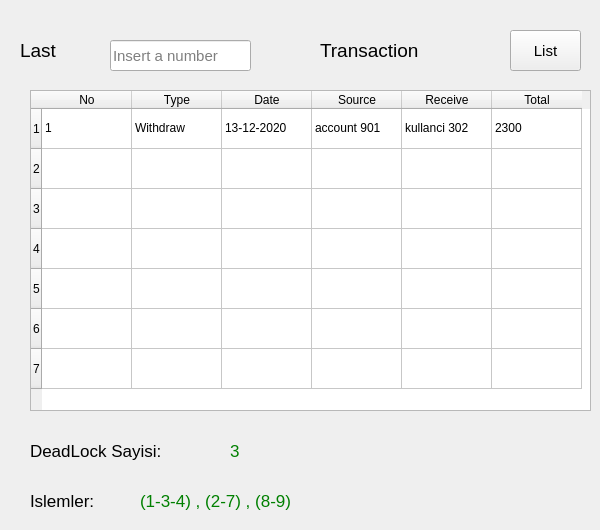
    <widget class="QWidget" name="view_transactions_widget">
     <widget class="QTableWidget" name="transactions_tableWidget">
      <property name="geometry">
       <rect>
        <x>30</x>
        <y>90</y>
        <width>561</width>
        <height>321</height>
       </rect>
      </property>
      <property name="showGrid">
       <bool>true</bool>
      </property>
      <property name="wordWrap">
       <bool>true</bool>
      </property>
      <property name="rowCount">
       <number>7</number>
      </property>
      <attribute name="horizontalHeaderMinimumSectionSize">
       <number>47</number>
      </attribute>
      <attribute name="horizontalHeaderDefaultSectionSize">
       <number>90</number>
      </attribute>
      <attribute name="verticalHeaderMinimumSectionSize">
       <number>30</number>
      </attribute>
      <attribute name="verticalHeaderDefaultSectionSize">
       <number>40</number>
      </attribute>
      <row>
       <property name="text">
        <string>1</string>
       </property>
      </row>
      <row/>
      <row/>
      <row/>
      <row/>
      <row/>
      <row/>
      <column>
       <property name="text">
        <string>No</string>
       </property>
      </column>
      <column>
       <property name="text">
        <string>Type</string>
       </property>
      </column>
      <column>
       <property name="text">
        <string>Date</string>
       </property>
      </column>
      <column>
       <property name="text">
        <string>Source</string>
       </property>
      </column>
      <column>
       <property name="text">
        <string>Receive</string>
       </property>
      </column>
      <column>
       <property name="text">
        <string>Total</string>
       </property>
      </column>
      <item row="0" column="0">
       <property name="text">
        <string>1</string>
       </property>
      </item>
      <item row="0" column="1">
       <property name="text">
        <string>Withdraw</string>
       </property>
      </item>
      <item row="0" column="2">
       <property name="text">
        <string>13-12-2020</string>
       </property>
      </item>
      <item row="0" column="3">
       <property name="text">
        <string>account 901</string>
       </property>
      </item>
      <item row="0" column="4">
       <property name="text">
        <string>kullanci 302</string>
       </property>
      </item>
      <item row="0" column="5">
       <property name="text">
        <string>2300</string>
       </property>
      </item>
     </widget>
     <widget class="QPushButton" name="pushButton_2">
      <property name="geometry">
       <rect>
        <x>510</x>
        <y>30</y>
        <width>71</width>
        <height>41</height>
       </rect>
      </property>
      <property name="font">
       <font>
        <pointsize>11</pointsize>
       </font>
      </property>
      <property name="text">
       <string>List</string>
      </property>
     </widget>
     <widget class="QLineEdit" name="lineEdit">
      <property name="geometry">
       <rect>
        <x>110</x>
        <y>40</y>
        <width>141</width>
        <height>31</height>
       </rect>
      </property>
      <property name="font">
       <font>
        <pointsize>11</pointsize>
       </font>
      </property>
      <property name="placeholderText">
       <string>Insert a number</string>
      </property>
     </widget>
     <widget class="QLabel" name="label_2">
      <property name="geometry">
       <rect>
        <x>20</x>
        <y>30</y>
        <width>81</width>
        <height>41</height>
       </rect>
      </property>
      <property name="font">
       <font>
        <pointsize>14</pointsize>
       </font>
      </property>
      <property name="text">
       <string>Last</string>
      </property>
     </widget>
     <widget class="QLabel" name="label_3">
      <property name="geometry">
       <rect>
        <x>320</x>
        <y>20</y>
        <width>131</width>
        <height>61</height>
       </rect>
      </property>
      <property name="font">
       <font>
        <pointsize>14</pointsize>
       </font>
      </property>
      <property name="text">
       <string>Transaction</string>
      </property>
     </widget>
     <widget class="QLabel" name="label">
      <property name="geometry">
       <rect>
        <x>30</x>
        <y>430</y>
        <width>191</width>
        <height>41</height>
       </rect>
      </property>
      <property name="font">
       <font>
        <pointsize>13</pointsize>
       </font>
      </property>
      <property name="text">
       <string>DeadLock Sayisi:</string>
      </property>
     </widget>
     <widget class="QLabel" name="label_11">
      <property name="geometry">
       <rect>
        <x>30</x>
        <y>480</y>
        <width>161</width>
        <height>41</height>
       </rect>
      </property>
      <property name="font">
       <font>
        <pointsize>13</pointsize>
       </font>
      </property>
      <property name="text">
       <string>Islemler: </string>
      </property>
     </widget>
     <widget class="QLabel" name="label_12">
      <property name="geometry">
       <rect>
        <x>140</x>
        <y>480</y>
        <width>451</width>
        <height>41</height>
       </rect>
      </property>
      <property name="font">
       <font>
        <pointsize>13</pointsize>
       </font>
      </property>
      <property name="styleSheet">
       <string notr="true">color:green</string>
      </property>
      <property name="text">
       <string>(1-3-4) , (2-7) , (8-9)</string>
      </property>
     </widget>
     <widget class="QLabel" name="label_13">
      <property name="geometry">
       <rect>
        <x>230</x>
        <y>430</y>
        <width>121</width>
        <height>41</height>
       </rect>
      </property>
      <property name="font">
       <font>
        <pointsize>13</pointsize>
       </font>
      </property>
      <property name="styleSheet">
       <string notr="true">color:green</string>
      </property>
      <property name="text">
       <string>3</string>
      </property>
     </widget>
    </widget>
